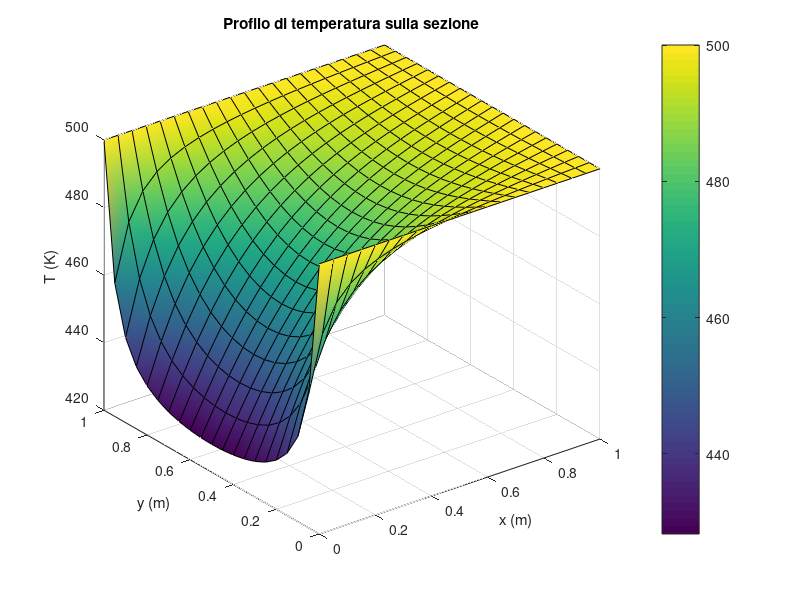

Recreate this plot in MATLAB.
% Esercitazione 11, esercizio 1
% Simone Canevarolo
% S269893
% 13/01/2024

% Una grande fornace industriale è sostenuta da una colonna di mattoni, di lato 1 m × 1 m.
% Durante l’operazione in condizioni stazionarie, l’installazione del forno è tale per cui tre
% facce della colonna sono mantenute a 500 K, mentre la faccia rimanente è esposta a una
% corrente di aria a 300 K, con un coefficiente di scambio termico h = 10 W/m2K. Determinare
% la mappa di temperatura sulla sezione della colonna e la potenza dispersa nell’aria, per unità
% di lunghezza della colonna.

clear all
close all
clc

%%

Taria = 300; % temperatura, [K]
Timp = 500; % temperatura imposta, [K]
ll = 1; % lunghezza, [m]

ro = 1920; % densità, kg/m^3
cond = 0.72; % conducibilità termica, W/K/m
cp = 835; % calore specifico, J/kg/K
hh = 10; % coefficiente di scambio termico, W/m^2/K

dx = 5e-2; % m
dy = dx;

xx = (0:dx:ll)';
yy = xx;

Nx = length(xx);
Ny = length(yy);
Ntot = Nx*Ny;

[xmat,ymat] = meshgrid(xx,yy);

% Costruisco matrice AA

AA = sparse([],[],[],Ntot,Ntot,5*Ntot);

% creo il cornicione della matrice
for ii=2:Nx-1
    for jj=2:Ny-1

        kk=Nx*(jj-1)+ii; % dichiaro la variabile kk
        AA(kk,kk-Nx) = 1/dy^2;
        AA(kk,kk-1) = 1/dx^2;
        AA(kk,kk) = -2/dx^2-2/dy^2;
        AA(kk,kk+1) = 1/dx^2;
        AA(kk,kk+Nx) = 1/dy^2;

    end
end

bb = zeros(Ntot,1);

%% Imposto le condizioni al contorno
% Inserisco il lato con convezione (Robin) a Nord, nei restanti ho temperatura
% imposta (Dirichlet)

% Ovest, temperatura imposta
kk = 1:Nx;
AA(kk,:) = 0;
AA(kk,kk) = eye(length(kk));
bb(kk) = Timp;

% Est, temperatura imposta
kk = Nx*(Ny-1)+1:Ntot;
AA(kk,:) = 0;
AA(kk,kk) = eye(length(kk));
bb(kk) = Timp;

% Sud, temperatura imposta
kk = Nx:Nx:Ntot;
AA(kk,:) = 0;
AA(kk,kk) = eye(length(kk));
bb(kk) = Timp;

% Nord, convezione (Robin)
ii=1;
AA(Nx+1:Nx:Ntot-Nx,:)=0; % lato nord dal secondo punto al penultimo

for jj=2:Ny-1

    kk=ii+(jj-1)*Nx;
    AA(kk,kk-Nx)=cond/2/dy^2;
    AA(kk,kk)=-(cond/dx^2+cond/dy^2+hh/dx);
    AA(kk,kk+1)=cond/dx^2;
    AA(kk,kk+Nx)=cond/2/dy^2;
    bb(kk)=-hh/cond/dx*Taria;

end

TT=AA\bb;
TTT=reshape(TT,Nx,Ny);

surf(xmat',ymat',TTT,'FaceColor','interp')
colorbar
xlabel('x (m)')
ylabel('y (m)')
zlabel('T (K)')
title('Profilo di temperatura sulla sezione')
